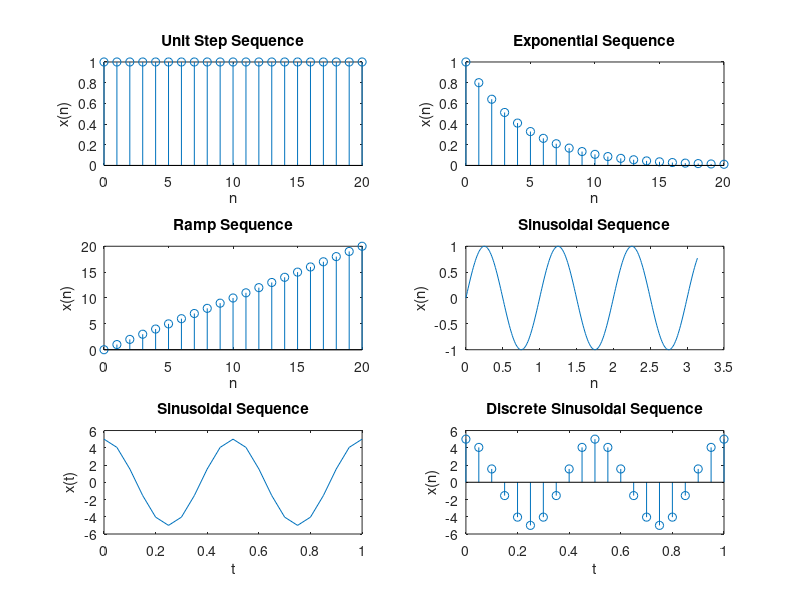

The MATLAB source for this figure:
N=21;
x=ones(1,N);
n=0:1:N-1;

hold on

subplot(3,2,1);
stem(n,x);
xlabel("n");
ylabel("x(n)");
title("Unit Step Sequence");


subplot(3,2,2);
stem(n, 0.8.^(n));
xlabel("n");
ylabel("x(n)");
title("Exponential Sequence");

subplot(3,2,3);
stem(n, n);
xlabel("n");
ylabel("x(n)");
title("Ramp Sequence");


subplot(3,2,4);
t = 0:0.01:pi
plot(t, sin(2*pi*t));
xlabel("n");
ylabel("x(n)");
title("Sinusoidal Sequence");

% y = x(t) = 5 sin 2*pi*1000*t + &
clear
a = 5;
ph = pi/2;
f = 2;
fs=10*f;
T=1;

t = 0:1/fs:T;
y = a * sin(2 * pi * f * t + ph);
subplot(3,2,5)
plot(t, y);
xlabel("t");
ylabel("x(t)");
title("Sinusoidal Sequence");


subplot(3,2,6)
stem(t, y);
xlabel("t");
ylabel("x(n)");
title("Discrete Sinusoidal Sequence");
